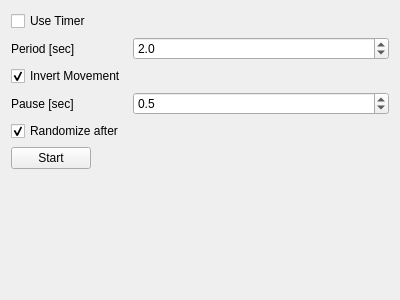
<?xml version="1.0" encoding="UTF-8"?>
<ui version="4.0">
 <class>QGCSkyeTestTimerWidget</class>
 <widget class="QWidget" name="QGCSkyeTestTimerWidget">
  <property name="geometry">
   <rect>
    <x>0</x>
    <y>0</y>
    <width>400</width>
    <height>300</height>
   </rect>
  </property>
  <property name="windowTitle">
   <string>Form</string>
  </property>
  <layout class="QFormLayout" name="formLayout">
   <property name="fieldGrowthPolicy">
    <enum>QFormLayout::AllNonFixedFieldsGrow</enum>
   </property>
   <item row="0" column="0">
    <widget class="QCheckBox" name="checkBoxUseTimer">
     <property name="text">
      <string>Use Timer</string>
     </property>
    </widget>
   </item>
   <item row="1" column="0">
    <widget class="QLabel" name="labelPeriod">
     <property name="text">
      <string>Period [sec]</string>
     </property>
    </widget>
   </item>
   <item row="1" column="1">
    <widget class="QDoubleSpinBox" name="doubleSpinBoxPeriod">
     <property name="decimals">
      <number>1</number>
     </property>
     <property name="singleStep">
      <double>0.500000000000000</double>
     </property>
     <property name="value">
      <double>2.000000000000000</double>
     </property>
    </widget>
   </item>
   <item row="2" column="0">
    <widget class="QCheckBox" name="checkBoxInvertMovement">
     <property name="text">
      <string>Invert Movement</string>
     </property>
     <property name="checked">
      <bool>true</bool>
     </property>
    </widget>
   </item>
   <item row="3" column="0">
    <widget class="QLabel" name="labelPause">
     <property name="text">
      <string>Pause [sec]</string>
     </property>
    </widget>
   </item>
   <item row="3" column="1">
    <widget class="QDoubleSpinBox" name="doubleSpinBoxPause">
     <property name="decimals">
      <number>1</number>
     </property>
     <property name="singleStep">
      <double>0.500000000000000</double>
     </property>
     <property name="value">
      <double>0.500000000000000</double>
     </property>
    </widget>
   </item>
   <item row="4" column="0">
    <widget class="QCheckBox" name="checkBoxRandomize">
     <property name="text">
      <string>Randomize after</string>
     </property>
     <property name="checked">
      <bool>true</bool>
     </property>
    </widget>
   </item>
   <item row="5" column="0">
    <widget class="QPushButton" name="pushButtonStart">
     <property name="text">
      <string>Start</string>
     </property>
    </widget>
   </item>
  </layout>
 </widget>
 <resources/>
 <connections/>
</ui>
